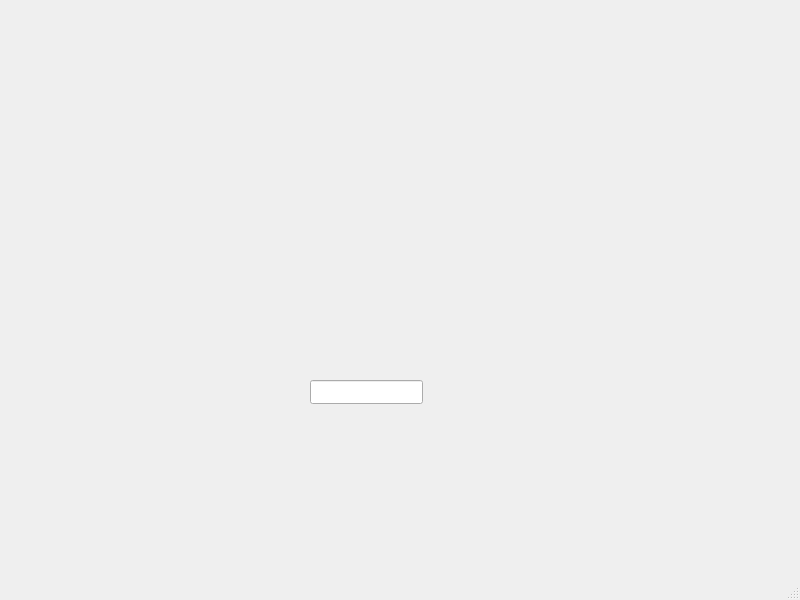
<?xml version="1.0" encoding="UTF-8"?>
<ui version="4.0">
 <class>MainWindow</class>
 <widget class="QMainWindow" name="MainWindow">
  <property name="geometry">
   <rect>
    <x>0</x>
    <y>0</y>
    <width>800</width>
    <height>600</height>
   </rect>
  </property>
  <property name="windowTitle">
   <string>ROM-Record</string>
  </property>
  <widget class="QWidget" name="centralwidget">
   <widget class="QLineEdit" name="lineEdit">
    <property name="geometry">
     <rect>
      <x>310</x>
      <y>380</y>
      <width>113</width>
      <height>24</height>
     </rect>
    </property>
   </widget>
  </widget>
  <widget class="QMenuBar" name="menubar">
   <property name="geometry">
    <rect>
     <x>0</x>
     <y>0</y>
     <width>800</width>
     <height>21</height>
    </rect>
   </property>
  </widget>
  <widget class="QStatusBar" name="statusbar"/>
 </widget>
 <resources/>
 <connections/>
</ui>
